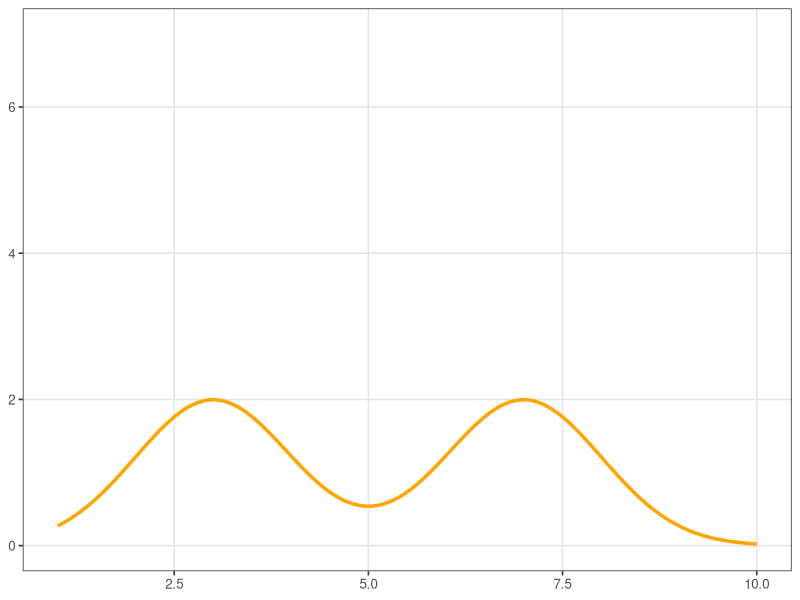
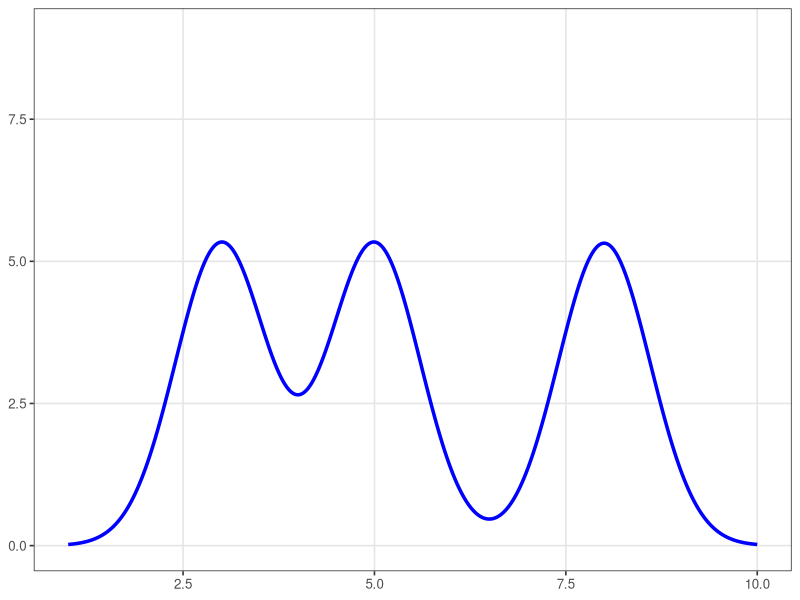
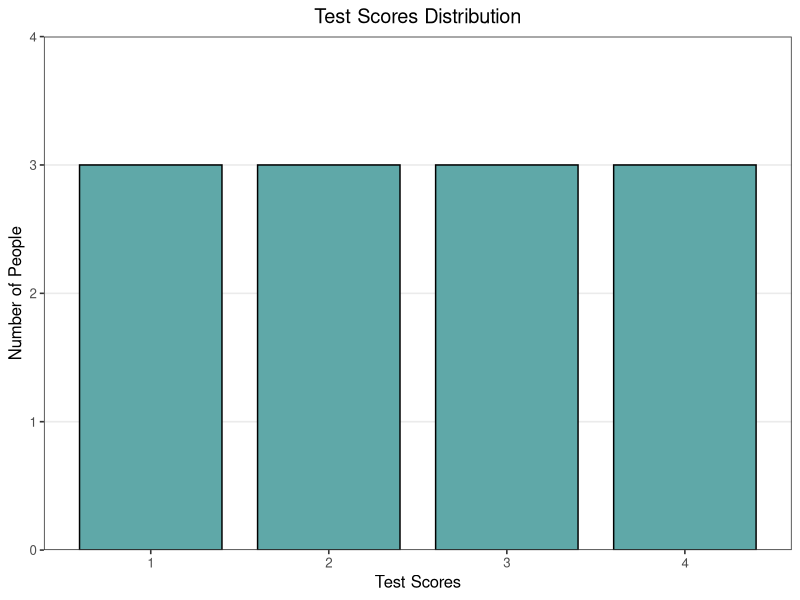

These charts were generated, in order, by the following R code:
## ---- chunk 1
#| echo: false
#| message: false
#| warning: false
#| fig-cap: "Figure 2.4: Example of a Bimodal Distribution"
#| fig-align: center
#| fig-width: 7.5
#| fig-height: 4

library(ggplot2)

# Create a smooth bimodal curve using two normal densities
x <- seq(1, 10, length.out = 500)
y <- 5 * dnorm(x, mean = 3, sd = 1) +
     5 * dnorm(x, mean = 7, sd = 1)

df <- data.frame(x = x, y = y)

ggplot(df, aes(x = x, y = y)) +
  geom_line(color = "orange", linewidth = 1.2) +
  scale_x_continuous(limits = c(1, 10)) +
  scale_y_continuous(limits = c(0, 7)) +
  labs(
    x = NULL,
    y = NULL
  ) +
  theme_bw(base_size = 12) +
  theme(
    panel.grid.minor = element_blank(),
    panel.grid.major = element_line(color = "grey90")
  )
## ---- chunk 2
#| echo: false
#| message: false
#| warning: false
#| fig-cap: "Figure 2.5: Example of a Multimodal Distribution"
#| fig-align: center
#| fig-width: 7.5
#| fig-height: 4

library(ggplot2)

# Create a smooth multimodal curve using three normal densities
x <- seq(1, 10, length.out = 600)

y <- 8 * dnorm(x, mean = 3, sd = 0.6) +
     8 * dnorm(x, mean = 5, sd = 0.6) +
     8 * dnorm(x, mean = 8, sd = 0.6)

df <- data.frame(x = x, y = y)

ggplot(df, aes(x = x, y = y)) +
  geom_line(color = "blue", linewidth = 1.2) +
  scale_x_continuous(limits = c(1, 10)) +
  scale_y_continuous(limits = c(0, 9)) +
  labs(
    x = NULL,
    y = NULL
  ) +
  theme_bw(base_size = 12) +
  theme(
    panel.grid.minor = element_blank(),
    panel.grid.major = element_line(color = "grey90")
  )
## ---- chunk 3
#| echo: false
#| message: false
#| warning: false
#| fig-cap: "Figure 2.6: Example of Nonmodal or Uniform Distribution"
#| fig-align: center
#| fig-width: 7.5
#| fig-height: 4

library(ggplot2)

# Create uniform test score data (each score appears equally often)
scores <- rep(1:4, each = 3)
df <- data.frame(score = scores)

ggplot(df, aes(x = factor(score))) +
  geom_bar(
    fill = "#5FA8A8",
    color = "black",
    width = 0.8
  ) +
  labs(
    title = "Test Scores Distribution",
    x = "Test Scores",
    y = "Number of People"
  ) +
  scale_y_continuous(limits = c(0, 4), breaks = 0:4, expand = c(0, 0)) +
  theme_bw(base_size = 12) +
  theme(
    plot.title = element_text(hjust = 0.5),
    panel.grid.minor = element_blank(),
    panel.grid.major.x = element_blank()
  )
